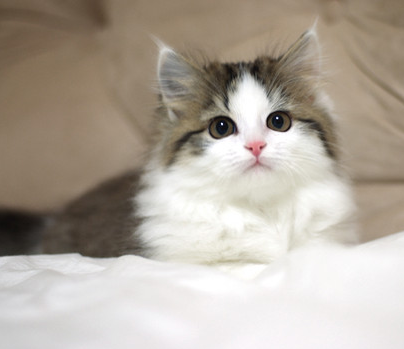
#> input picture cat.jpg, 404 x 349 px
$ python opencv-example03.py
#> lines starting #> are read from the running program, lines starting #| are printed output that depends on the picture; after the words box and inside, x2 and y2 are one past the last pixel; in counts of white or black regions, pixels touching at a corner belong together
import cv2
# 다양한 데이터를 도식화 하는데 사용하는 라이브러리
import matplotlib.pyplot as plt
import time

image = cv2.imread('cat.jpg')
#> image is the input picture: shape (349, 404, 3); mean B, G, R 157.6, 168.9, 178.1

# 하나의 픽셀마다 전부 접근 하여 바꿔줘야 하기 때문에 시간이 상대적으로 오래 걸림
start_time = time.time()
for i in range(0, 100):
    for j in range(0, 100):
        image[i, j] = [255, 255, 255]
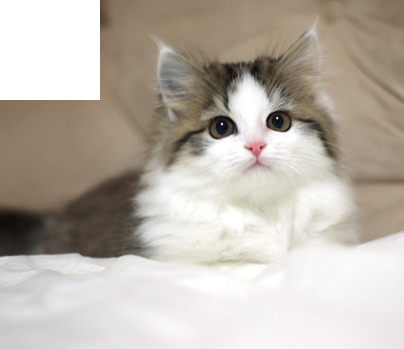
#> image: shape (349, 404, 3); 7.09% of pixels changed, all inside (x1, y1, x2, y2) = (0, 0, 100, 100)
print("--- %s seconds ---" % (time.time() - start_time))
# matplotlib에서는 RGB 순서이기 때문에 BGR -> RGB로 변환
plt.imshow(cv2.cvtColor(image, cv2.COLOR_BGR2RGB))
plt.show()

# 슬라이싱 연산을 이용하면 훨씬 빠른 속도로 변환이 가능
start_time = time.time()
image[0:100, 0:100] = [0, 0, 0]
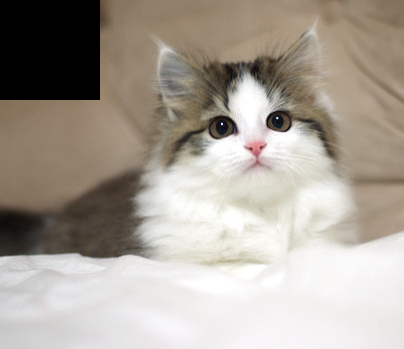
#> image: shape (349, 404, 3); 7.09% of pixels changed, all inside (x1, y1, x2, y2) = (0, 0, 100, 100)
print("--- %s seconds ---" % (time.time() - start_time))

plt.imshow(cv2.cvtColor(image, cv2.COLOR_BGR2RGB))
plt.show()

$ run again, with image01.jpg copied over cat.jpg
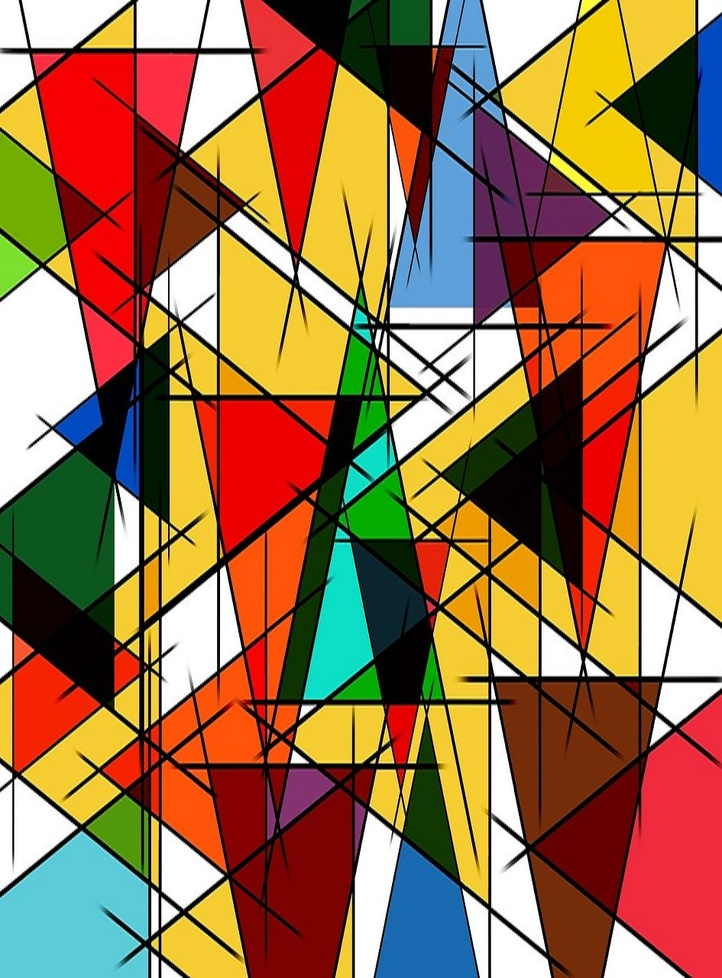
#> input picture image01.jpg, 722 x 978 px, shrunk from 945 x 1280 before the run
#> image is the input picture: shape (978, 722, 3); mean B, G, R 75.5, 114.5, 155.3
#> after the loop `for i in range(0, 100):`:
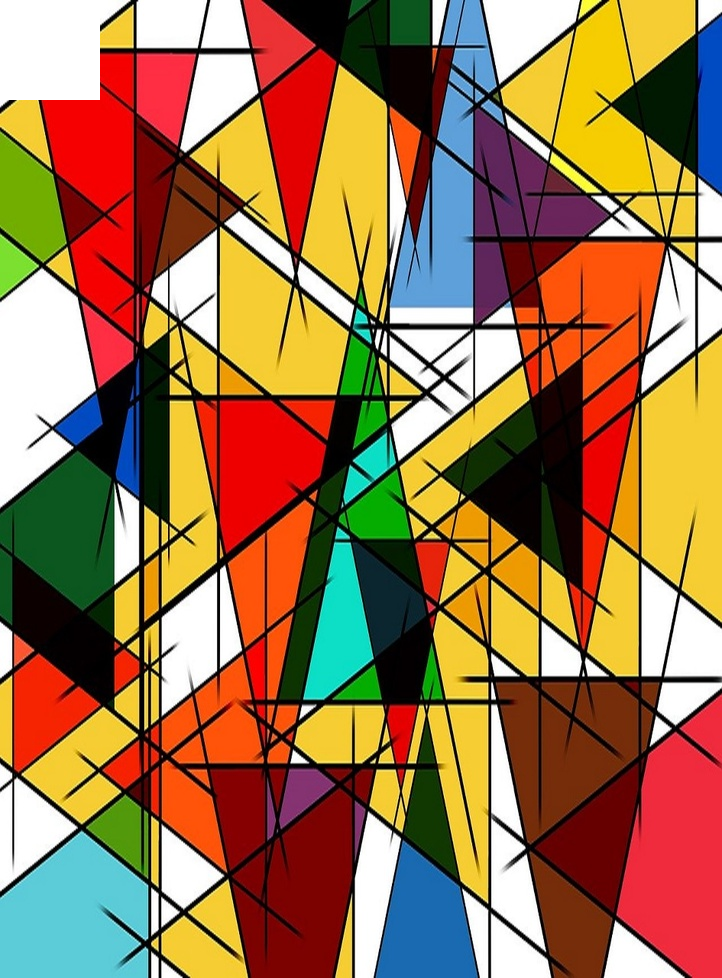
#> image: shape (978, 722, 3); 0.9% of pixels changed, all inside (x1, y1, x2, y2) = (0, 0, 100, 100)
#> `image[0:100, 0:100] = [0, 0, 0]`:
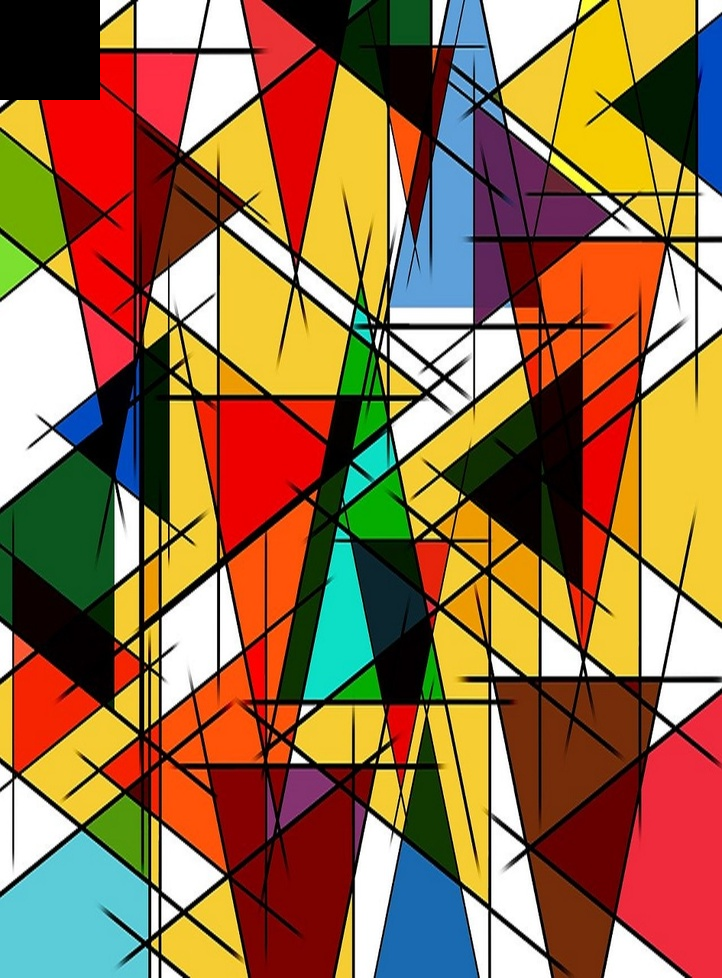
#> image: shape (978, 722, 3); 1.42% of pixels changed, all inside (x1, y1, x2, y2) = (0, 0, 100, 100)
